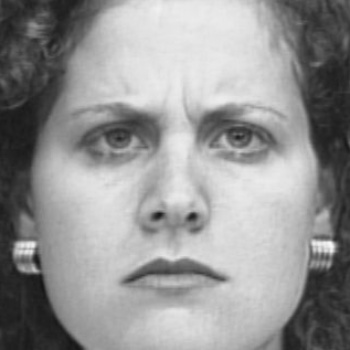
#> input picture RECONOCIMIENTO FACIAL/MODELIZACION/dataset/anger/119.jpg, 350 x 350 px, given in place of the camera
$ python script_creation_own_dataset.py   (Python 2 division)
#> lines starting #> are read from the running program, lines starting #| are printed output that depends on the picture
# TAKE PHOTOS FOR EACH EMOTION AND TRAIN THE CLASSIFIERS WITH THOSE PHOTOS

import cv2
from datetime import datetime
import time
import glob

camera = cv2.VideoCapture(0)
flag = 1
emotion_list = ["anger", "happy", "neutral", "sadness", "surprise"]

for emotion in emotion_list:

    print("creating %s dataset...\n" %emotion)
    time.sleep(5.0)  # time in seconds between 2 photos

    for i in range(0,11):

        if flag == 1:
            print("Please look at the webcam")

            print("Taking a photo...\n")
            return_value, image = camera.read()
#> image is the input picture: shape (350, 350, 3); min 21, max 248, mean 148.3
            filename = datetime.now().strftime("%Y-%m-%d_%H_%M_%S") + ".png"
            # path = glob.glob("/home/marta/Own_dataset/%s/" %emotion)
            cv2.imwrite(("/home/marta/Own_dataset/%s/" %emotion) + filename, image)
            camera.release()

            flag = 0  # Activate flag to enter in "else" loop after the first photo

        else:
            print("Please look at the webcam")
            time.sleep(5.0)  # time in seconds between 2 photos

            print("Taking a photo...\n")
            camera = cv2.VideoCapture(0)
            return_value, image = camera.read()
            filename = datetime.now().strftime("%Y-%m-%d_%H_%M_%S") + ".png"
            # path = glob.glob("/home/marta/Own_dataset/%s/" % emotion)
            cv2.imwrite(("/home/marta/Own_dataset/%s/" % emotion) + filename, image)
            camera.release()

# SIZING AND TRANSFORMING PICTURES TO GRAY SCALE

faceDet = cv2.CascadeClassifier("/home/marta/PycharmProjects/untitled/pyAudioAnalysis/OpenCV_FaceCascade/haarcascade_frontalface_default.xml")
faceDet_two = cv2.CascadeClassifier("/home/marta/PycharmProjects/untitled/pyAudioAnalysis/OpenCV_FaceCascade/haarcascade_frontalface_alt2.xml")
faceDet_three = cv2.CascadeClassifier("/home/marta/PycharmProjects/untitled/pyAudioAnalysis/OpenCV_FaceCascade/haarcascade_frontalface_alt.xml")
faceDet_four = cv2.CascadeClassifier("/home/marta/PycharmProjects/untitled/pyAudioAnalysis/OpenCV_FaceCascade/haarcascade_frontalface_alt_tree.xml")

def detect_faces(emotion):
#> called with emotion = 'anger'
    files = glob.glob("/home/marta/Own_dataset/%s/*" % emotion)  # Get list of all images with emotion
    print(files)

    filenumber = 0
    for f in files:
        frame = cv2.imread(f)  # Open image
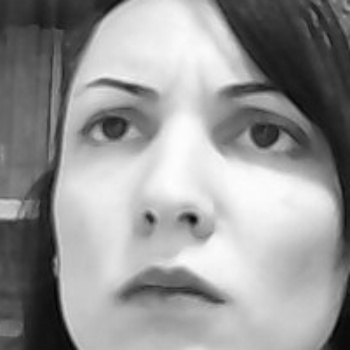
#> input picture RECONOCIMIENTO FACIAL/Own_dataset/anger/1.jpg, 350 x 350 px
#> frame is the input picture: shape (350, 350, 3); min 0, max 254, mean 150.1
        gray = cv2.cvtColor(frame, cv2.COLOR_BGR2GRAY)  # Convert image to grayscale

        # Detect face using 4 different classifiers
        face = faceDet.detectMultiScale(gray, scaleFactor=1.1, minNeighbors=10, minSize=(5, 5), flags=cv2.CASCADE_SCALE_IMAGE)
        face_two = faceDet_two.detectMultiScale(gray, scaleFactor=1.1, minNeighbors=10, minSize=(5, 5), flags=cv2.CASCADE_SCALE_IMAGE)
        face_three = faceDet_three.detectMultiScale(gray, scaleFactor=1.1, minNeighbors=10, minSize=(5, 5), flags=cv2.CASCADE_SCALE_IMAGE)
        face_four = faceDet_four.detectMultiScale(gray, scaleFactor=1.1, minNeighbors=10, minSize=(5, 5), flags=cv2.CASCADE_SCALE_IMAGE)

        # Go over detected faces, stop at first detected face, return empty if no face.
        if len(face) == 1:
            facefeatures = face
        elif len(face_two) == 1:
            facefeatures = face_two
        elif len(face_three) == 1:
            facefeatures = face_three
        elif len(face_four) == 1:
            facefeatures = face_four
        else:
            facefeatures = ""

        # Cut and save face
        for (x, y, w, h) in facefeatures:  # get coordinates and size of rectangle containing face
            print "face found in file: %s" % f
            gray = gray[y:y + h, x:x + w]  # Cut the frame to size

            try:
                out = cv2.resize(gray, (350, 350))  # Resize face so all images have same size
                cv2.imwrite("/home/marta/Own_dataset/Gray_dataset/%s/%s.jpg" %(emotion, filenumber), out)  # Write image
            except:
                pass  # If error, pass file
#> this loop made 1 pass
#> pass 1, in detect_faces, `gray = gray[y:y + h, x:x + w]`:
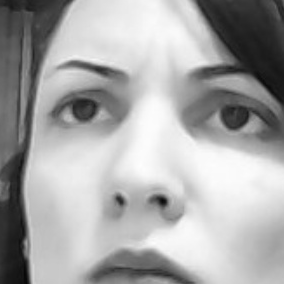
#> gray: shape (284, 284); min 7, max 254, mean 167.3
        filenumber += 1  # Increment image number

for emotion in emotion_list:
    detect_faces(emotion)  # Call function
